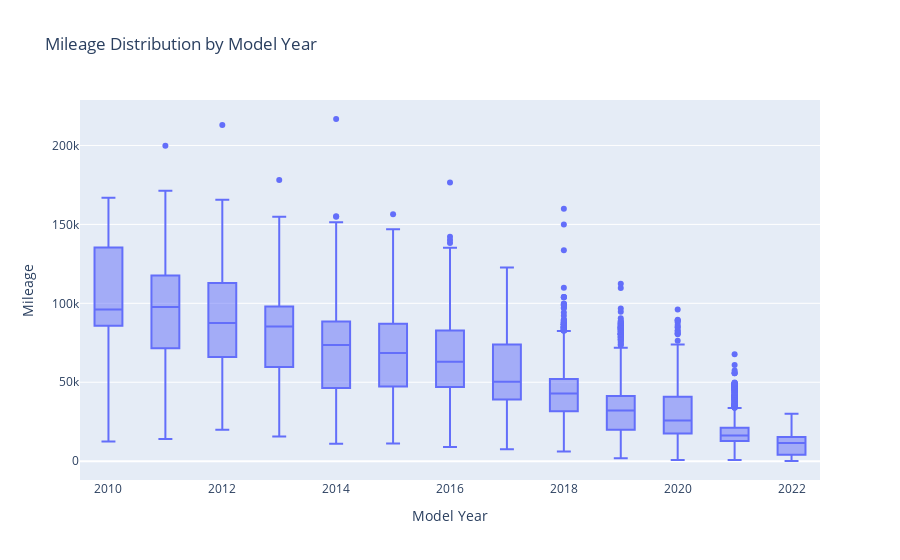

The notebook cell this image was saved under:
### Markdown cell above
We can draw similar conclusions from this plot as the last, as it does appear that the average price of newer cars tends to be higher.  We can also see that front wheel drive cars on average tend to not be as expensive as four wheel drive, all wheel drive, or rear wheel drive.  This logically checks out because trucks/SUVS which typically have these options tend to be more expensive

### Code cell
#Make mileage boxplots by model year, in both plotly and seaborn/matplotlib 

#Make plot in plotly express
fig = px.box(cars_data[cars_data['Year'] > 2009], x = 'Year', y = 'Mileage',
             
             labels = {'Year' : 'Model Year'}, 
             title = 'Mileage Distribution by Model Year',
            height = 600)
fig.show()

#Make similar plot in seaborn/matplotlib

plt.rcParams['figure.dpi'] = 300
plt.rcParams['savefig.dpi'] = 300
plt.rcParams['font.family'] = 'Source Sans Pro'
fig2, ax = plt.subplots()
ax = sns.set_palette('deep')

ax = sns.boxplot(data = cars_data[cars_data['Year'] > 2009], x = 'Year', y = 'Mileage')
ax.set_title('Mileage Distribution by Model Year')
ax.set_xlabel('Model Year')
plt.show()

### Figure 1 — Plotly figure (JSON) as saved in the notebook; plotly's stock layout.template omitted (floating-point values rounded to 4 significant figures; data arrays with more than 128 entries replaced by an {"elided": "..."} marker saying what was removed)
{"data": [{"alignmentgroup": "True", "hovertemplate": "Model Year=%{x}<br>Mileage=%{y}<extra></extra>", "legendgroup": "", "marker": {"color": "#636efa"}, "name": "", "notched": false, "offsetgroup": "", "orientation": "v", "showlegend": false, "type": "box", "x": {"elided": "9285 int values"}, "x0": " ", "xaxis": "x", "y": {"elided": "9285 int values"}, "y0": " ", "yaxis": "y"}], "layout": {"autosize": true, "boxmode": "group", "legend": {"tracegroupgap": 0}, "title": {"text": "Mileage Distribution by Model Year"}, "xaxis": {"anchor": "y", "autorange": true, "domain": [0, 1], "range": [2010.0, 2022.0], "title": {"text": "Model Year"}, "type": "linear"}, "yaxis": {"anchor": "x", "autorange": true, "domain": [0, 1], "range": [-11910.0, 228800.0], "title": {"text": "Mileage"}, "type": "linear"}}}
